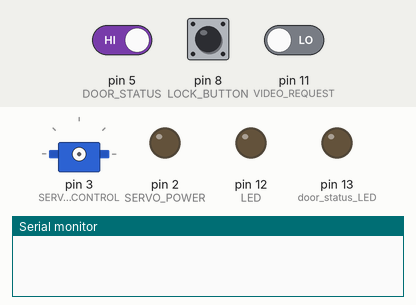
A sketch run on a simulated Arduino Uno, built with avr-gcc and run on an emulated ATmega328P. Parts: servo, output pins drawn as LEDs (lit = HIGH), the last lines printed to the serial monitor. Inputs (shaded band) come from the test bench; at power-on: pin 5 (DOOR_STATUS) HIGH, pin 8 (LOCK_BUTTON) LOW, pin 11 (VIDEO_REQUEST) LOW.

Above: at 1.2 s.
1.3 s: pin 5 (DOOR_STATUS) driven LOW
At 1.8 s:
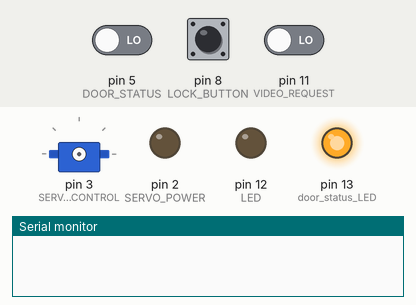
2.8 s: pin 8 (LOCK_BUTTON) pulled HIGH for 0.15 s
At 3.2 s:
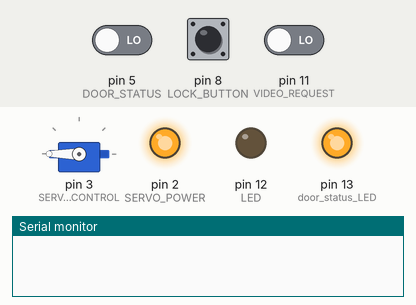
4.8 s: pin 8 (LOCK_BUTTON) pulled HIGH for 1 s
At 6.1 s:
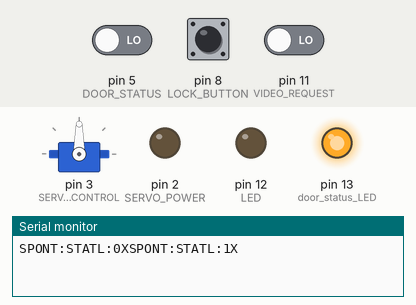
7.3 s: pin 5 (DOOR_STATUS) driven HIGH
At 8.7 s:
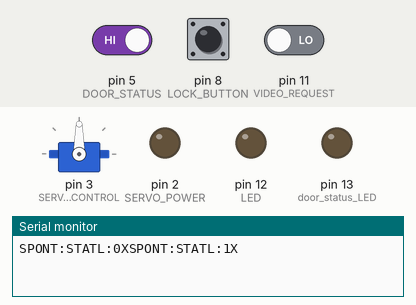
Timing chart, 0 to 10.3 s (numbered marks = the images above; inputs shaded):
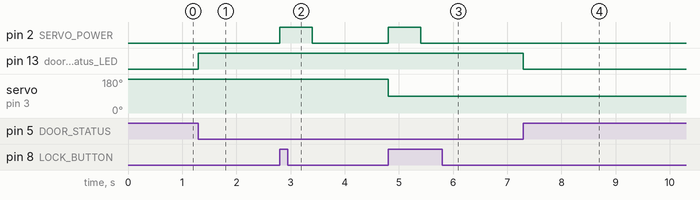

Measured:
- after the input at 1.3 s, pin 13 (door_status_LED): LOW → HIGH at once
- after the input at 2.8 s, pin 2 (SERVO_POWER): LOW → HIGH at once, → LOW 0.60 s later
- after the input at 4.8 s, pin 2 (SERVO_POWER): LOW → HIGH at once, → LOW 0.60 s later; servo on pin 3 (SERVO_CONTROL): 180° → 90° at once
- after the input at 7.3 s, pin 13 (door_status_LED): HIGH → LOW at once

The sketch:

arduino_lock.ino
```cpp
#include <Servo.h>  //servo library

//PINS
#define LED                   12    //general LED controlled by APP
//      LED_BUILTIN           13    //door status LED (no need to define)
#define DOOR_STATUS            5    //magnetic door switch
#define LOCK_BUTTON            8    //interior toggled lock/unlock button
#define VIDEO_REQUEST         11    //request video button
#define SERVO_CONTROL          3    //servo control signal (PWM pin)
#define SERVO_POWER            2    //servo power (amplified by transistor)

//CONSTANTS
#define LOCKING_ANGLE         180   //locked position angle
#define UNLOCKING_ANGLE        90   //unlocked position angle
#define SERVO_DELAY           600   //delay for servo to move to position (milliseconds)
#define DEFAULT_TIMEOUT  (10*1000)  //default lock timeout
#define MIN_TIMEOUT      (10*1000)
#define MAX_TIMEOUT    0xFFFFFFFF   //max value of a 32 bit number

//serial_output function arguments (determine serial output message to be sent)
#define LED_REPLY               0   // "REPLY:STALE:"(0|1)...(off|on)
#define DS_REPLY                1   // "REPLY:STATD:"(0|1)...(closed|open)
#define LS_REPLY                2   // "REPLY:STATL:"(0|1)...(locked|unlocked)
#define LS_SPONT                3   // "SPONT:STATL:"(0|1)...(locked|unlocked)
#define ERROR_REPLY             4   // "REPLY:ERRDRO"        Door in open
#define VIDREQ_SPONT            5   // "SPONT:VIDREQ"
#define LOCKOUT_MS_REPLY        6   // ":"<milliseconds>

//special characters
#define CLEAR_CHAR              '*' //clears string in_str when received
#define TERMINATING_CHAR        'X' //terminates every command stored in string in_str

//serial input messages (commands received serially by Arduino)
const String UNLOCK_CMD     = "unl" + String(TERMINATING_CHAR);   //unlock
const String LOCK_CMD       = "loc" + String(TERMINATING_CHAR);   //lock
const String DOOR_STATE_Q   = "?ds" + String(TERMINATING_CHAR);   //check door status
const String LOCK_STATE_Q   = "?ls" + String(TERMINATING_CHAR);   //check lock status
const String LED_ON         = "hl1" + String(TERMINATING_CHAR);   //turn LED on
const String LED_OFF        = "ll1" + String(TERMINATING_CHAR);   //turn LED off
const String LED_Q          = "?l1" + String(TERMINATING_CHAR);   //check LED status
const String SET_TIMEOUT_MS =  "sT"; //set Timeout to what is between this header and TERMINATING_CHAR
                                    //if it is an invalid number, set to DEFAULT_TIMEOUT
const String TIMEOUT_Q      ="?lT"  + String(TERMINATING_CHAR); //reply with lock timeout in MSG

//headers for serial output messages
const String SPONT_HEADER = "SPONT:";   //signifies start of spontaneous message
const String REPLY_HEADER = "REPLY:";   //signifies start of reply message

//serial output messages (messages sent serially by Arduino)
const String LED_STATUS_MESSAGE     = "STALE:"; // (0|1)...(off|on)
const String DOOR_STATUS_MESSAGE    = "STATD:"; // (0|1)...(closed|open)
const String LOCK_STATUS_MESSAGE    = "STATL:"; // (0|1)...(locked|unlocked)
const String LOCK_TIMEOUT_MS_MESSAGE= "AUTTO:"; // locktimeout (in ms)
const String VIDEO_REQUEST_MESSAGE  = "VIDREQ";
const String ERR_DOOR_OPEN_MESSAGE  = "ERRDRO";

//VARIABLES
Servo lock_servo; //servo object

//string variables to store serial messages
String in_str;  //stores input from serial
String out_str; //stores output to serial

//state variables
int lock_state;             //1 => door unlocked,               0 => door locked
int door_state;             //1 => door open,                   0 => door closed (switch used is NO (normally opened))
int last_door_state;        //last state of door
int door_led_state;         //1 => door LED on (door closed),   0 => door LED off (door open)
int led_state;              //1 => general LED on,              0 => general LED off

//timing variables
unsigned long int time_of_event;    //stores time of last event (locking/unlocking/door state change)
unsigned long int lockout_time;
//video request button variables used for debouncing
int vid_request;
int old_vid_request;
long int vid_request_timeout_ms;
long int time_vid_request;

//interior toggled lock/unlock button variables used for debouncing
int toggle_lock;
int old_toggle_lock;
long int toggle_lock_timeout_ms;
long int time_toggle_lock;

void setup()
{
    //set pin modes
    pinMode(LED,            OUTPUT);            //general LED controlled by APP
    pinMode(LED_BUILTIN,    OUTPUT);            //door status LED (no need to define)
    pinMode(DOOR_STATUS,    INPUT_PULLUP);      //magnetic door switch (pulled to 1 by default)
    pinMode(LOCK_BUTTON,    INPUT);             //interior toggled lock/unlock button
    pinMode(VIDEO_REQUEST,  INPUT);             //request video button
    pinMode(SERVO_CONTROL,  OUTPUT);            //servo control signal
    pinMode(SERVO_POWER,    OUTPUT);            //servo power (amplified by transistor)

    //initialize output pins
    digitalWrite(LED,           0);     //set general LED controlled by APP to off
    digitalWrite(SERVO_POWER,   0);     //set servo power (amplified by transistor) to off

    //string variables to store serial messages
    String in_str = "";  //stores input from serial
    String out_str = ""; //stores output to serial

    //state variables
    lock_state = 1;             //1 => door unlocked (assumed)
    last_door_state = 1;        //last state of door (assume 1 => door open)
    led_state = 0;              //0 => general LED off

    //timing variables
    lockout_time  = DEFAULT_TIMEOUT;
    time_of_event = millis();   //assumes time of last event is at startup

    //video request button variables used for debouncing
    vid_request = 0;
    old_vid_request = 0;
    vid_request_timeout_ms = millis();
    time_vid_request = -1 * vid_request_timeout_ms;

    //interior toggled lock/unlock button variables used for debouncing
    toggle_lock = 0;
    old_toggle_lock = 0;
    toggle_lock_timeout_ms = millis();
    time_toggle_lock = -1 * toggle_lock_timeout_ms;

    //initialize serial communication
    Serial.begin(9600);
    Serial.flush();
}

void loop()
{
    check_door_status();

    //check for serial message
    char char_in;   //stores current character being read serially
    if(Serial.available())
    {
        char_in = (char) Serial.read();
        if ( (char_in == CLEAR_CHAR) || (char_in == '\n') ) //clear in_str if clear command received
        {
            in_str = "";
        }
        else    //append character received to in_str if clear command not received
        {
            in_str += char_in;
        }
    }

    //execute command once TERMINATING_CHAR received
    if (char_in == TERMINATING_CHAR)
    {
        if (in_str == UNLOCK_CMD)
        {
            if (unlock())
            {
                serial_output(LS_REPLY, 1);     // => successful unlocking
            }
            else
            {
                serial_output(ERROR_REPLY, 1);  // => unsuccessful unlocking
            }
        }
        else if (in_str == LOCK_CMD)
        {
            if (lock())
            {
                serial_output(LS_REPLY, 1);     // => successful locking
            }
            else
            {
                serial_output(ERROR_REPLY, 1);  // => unsuccessful locking
            }
        }
        else if (in_str == DOOR_STATE_Q)
        {
            serial_output(DS_REPLY, 1);
        }
        else if (in_str == LOCK_STATE_Q)
        {
            serial_output(LS_REPLY, 1);
        }
        else if (in_str == LED_ON)
        {
            led_state = 1;
            digitalWrite(LED, led_state);
            serial_output(LED_REPLY, 1);
        }
        else if (in_str == LED_OFF)
        {
            led_state = 0;
            digitalWrite(LED, led_state);
            serial_output(LED_REPLY, 1);
        }
        else if (in_str == LED_Q)
        {
            serial_output(LED_REPLY, 1);
        }
        else if ( in_str.startsWith(SET_TIMEOUT_MS) && in_str.endsWith( String (TERMINATING_CHAR ) ) )
        {
            //strip off SET_TIMEOUT HEADER and the terminating CHAR
            in_str = in_str.substring( SET_TIMEOUT_MS.length() );
            in_str = in_str.substring( 0, in_str.length() - 1 );
            lockout_time = constrain( in_str.toInt(), 0, MAX_TIMEOUT );
            if ( lockout_time <= MIN_TIMEOUT )
            {
                lockout_time = MIN_TIMEOUT;
            }
            time_of_event == millis();
            serial_output(LOCKOUT_MS_REPLY, 1);
        }
        else if ( in_str == LED_Q )
        {
            serial_output(LOCKOUT_MS_REPLY, 1);
        }
        in_str = "";    //clear in_str
    }

    //check if there is a video call request:
    vid_request = digitalRead(VIDEO_REQUEST);
    if ( vid_request == 1 && old_vid_request == 0 && millis() > time_vid_request + vid_request_timeout_ms )
    {
        time_vid_request = millis();
        serial_output(VIDREQ_SPONT, 2);
    }
    old_vid_request = vid_request;

    //check if LOCK_BUTTON pressed
    toggle_lock = digitalRead(LOCK_BUTTON);
    if ( toggle_lock == 1 && old_toggle_lock == 0 && millis() > time_toggle_lock + toggle_lock_timeout_ms )
    {
        time_toggle_lock = millis();
        if (lock_state) //true => unlocked, false => locked
        {
            if (lock())
            {
                serial_output(LS_SPONT, 2); //send spontaneous message only if successful locking
            }
        }
        else
        {
            if (unlock())
            {
                serial_output(LS_SPONT, 2); //send spontaneous message only if successful unlocking
            }
        }
    }
    old_toggle_lock = toggle_lock;

    //auto-lockout after set time:
    if ( millis() >= time_of_event + lockout_time )
    {
        if (lock())
        {
            serial_output(LS_SPONT, 2); // => successful locking
        }
        time_of_event = millis();
    }
}

//function to unlock door
//returns integer: 0 => unsuccessful unlocking, 1 => successful unlocking
int unlock()
{
    unsigned long long time_of_unlocking;                            //stores time of unlocking
    int success = 0;                                            //1 => successful unlocking, 0 => unsuccessful unlocking
    if (!check_door_status())                                   //check_door_status() returns: 0 => door closed, 1 => door opened
    {
        digitalWrite(SERVO_POWER, 1);                           //provide power to servo
        lock_servo.attach(SERVO_CONTROL);                       //attach servo to servo object when in use
        lock_servo.write(UNLOCKING_ANGLE);                      //move servo to unlocked position
        time_of_unlocking = millis();                           //stores time of unlocking
        while ((millis() - time_of_unlocking) < SERVO_DELAY) {} //wait for servo to move into position (do nothing)
        lock_state = 1;                                         //lock now assumed to be in unlocked position
        time_of_event = millis();                               //store time of unlocking
        digitalWrite(SERVO_POWER, 0);                           //cut power from servo when not in use
        lock_servo.detach();                                    //detach servo from servo object when not in use
        success = 1;                                            //assume successful unlocking
    }
    else                                                        //servo will not move to lock when door is opened
    {
        success = 0;                                            //assume unsuccessful unlocking (because door opened)
    }
    return success;                                             //return: 1 => successful unlocking, 0 => unsuccessful unlocking
}

//function to lock door
//returns integer: 0 => unsuccessful locking, 1 => successful locking
int lock()
{
    unsigned long long time_of_locking;                              //stores time of locking
    int success = 0;                                            //1 => successful locking, 0 => unsuccessful locking
    if (!check_door_status())                                   //check_door_status() returns: 0 => door closed, 1 => door opened
    {
        digitalWrite(SERVO_POWER, 1);                           //provide power to servo
        lock_servo.attach(SERVO_CONTROL);                       //attach servo to servo object when in use
        lock_servo.write(LOCKING_ANGLE);                        //move servo to locked position
        time_of_locking = millis();                             //stores time of locking
        while ((millis() - time_of_locking) < SERVO_DELAY)   {} //wait for servo to move into position (do nothing)
        lock_state = 0;                                         //lock now assumed to be in locked position
        time_of_event = millis();                               //store time of locking
        digitalWrite(SERVO_POWER, 0);                           //cut power from servo when not in use
        lock_servo.detach();                                    //detach servo from servo object when not in use
        success = 1;                                            //assume successful locking
    }
    else                                                        //servo will not move to unlock when door is opened
    {
        success = 0;                                            //assume unsuccessful locking (because door opened)
    }
    return success;                                             //return: 1 => successful locking, 0 => unsuccessful locking
}

//function to check if door is opened or closed
//returns integer: 0 => door closed, 1 => door opened
int check_door_status()
{
    if (!digitalRead(DOOR_STATUS))
    {
        door_state = 0; //door closed
        door_led_state = 1;
    }
    else
    {
        door_state = 1; //door opened
        door_led_state = 0;
    }
    digitalWrite(LED_BUILTIN, door_led_state);

    if (door_state != last_door_state)  //check if state of door has changed
    {
        time_of_event = millis();       //store time of door state change
    }
    last_door_state = door_state;

    return door_state;
}

//function to handle serial output of messages
void serial_output(int message, int type_of_message) //type_of_message: 1 => REPLY, 2 => SPONT
{
    if (type_of_message == 1)
    {
        if (message == DS_REPLY)
        {
            out_str = DOOR_STATUS_MESSAGE + String(door_state);
        }
        else if (message == LS_REPLY)
        {
            out_str = LOCK_STATUS_MESSAGE + String(lock_state);
        }
        else if (message == ERROR_REPLY)
        {
            out_str = ERR_DOOR_OPEN_MESSAGE;
        }
        else if (message == LED_REPLY)
        {
            out_str = LED_STATUS_MESSAGE + String(led_state);
        }
        else if (message == LOCKOUT_MS_REPLY )
        {
            out_str = LOCK_TIMEOUT_MS_MESSAGE + String( lockout_time );
        }
        out_str = REPLY_HEADER + out_str + TERMINATING_CHAR;
        Serial.write(out_str.c_str(), out_str.length());
    }
    else if (type_of_message == 2)
    {
        if (message == LS_SPONT)
        {
            out_str = LOCK_STATUS_MESSAGE + String(lock_state);
        }
        if (message == VIDREQ_SPONT)
        {
            out_str = VIDEO_REQUEST_MESSAGE;
        }
        out_str = SPONT_HEADER + out_str + TERMINATING_CHAR;
        Serial.write(out_str.c_str(), out_str.length());
    }
    out_str = "";
}
```
